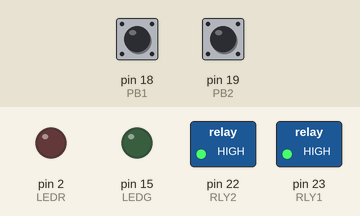
The sketch below on a simulated Arduino Mega 2560, built for the host (arithmetic inside an expression is 32-bit, double 64-bit). Shown: switched loads named in the sketch (green lamp = pin HIGH), output pins drawn as LEDs (lit = HIGH). Inputs (shaded band) come from the test bench; at power-on: pin 19 (PB2) LOW, pin 18 (PB1) HIGH.

Above: at 1.2 s.
1.3 s: pin 19 (PB2) driven HIGH
At 2.4 s:
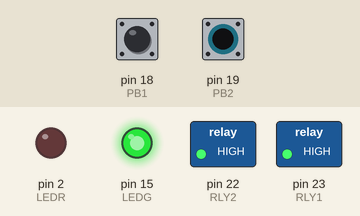
3.3 s: pin 19 (PB2) driven LOW
At 4.1 s:
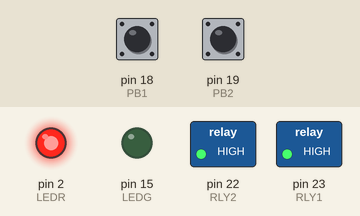
5.8 s: pin 19 (PB2) pulsed HIGH 2 times (0.12 s each, 0.3 s apart)
At 7.0 s:
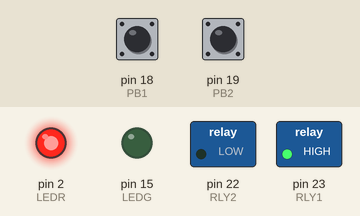
Timing chart, 0 to 8.8 s (numbered marks = the images above; inputs shaded):
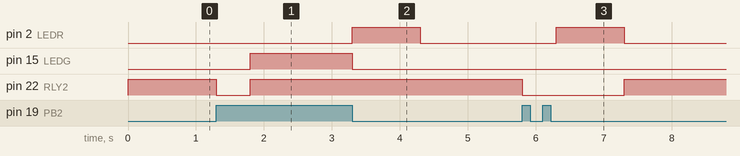

The sketch:

PB2_RiseFallEdge.ino
```cpp
#define LEDR  2
#define LEDG  15
#define RLY1  23
#define RLY2  22
#define PB1   18
#define PB2   19

void setup()
{ pinMode(LEDR,OUTPUT);
  pinMode(LEDG,OUTPUT);
  pinMode(RLY1,OUTPUT);
  pinMode(RLY2,OUTPUT);
  digitalWrite(RLY1,HIGH);
  digitalWrite(RLY2,HIGH);

  pinMode(PB1,INPUT_PULLUP);
  pinMode(PB2,INPUT_PULLDOWN);
}
void loop()
{ if(digitalRead(PB2)==1)
  { digitalWrite(RLY2,LOW);  delay(500);

    while(digitalRead(PB2)==1)
    { digitalWrite(RLY2,HIGH);
      digitalWrite(LEDG,HIGH);
    }

    digitalWrite(LEDG,LOW);
    digitalWrite(LEDR,HIGH);
    delay(1000);
  }
  if(digitalRead(PB1)==1 && digitalRead(PB2)==0)
  { digitalWrite(RLY1,HIGH);  digitalWrite(LEDR,LOW);
    digitalWrite(RLY2,HIGH);  digitalWrite(LEDG,LOW);
  }
}
```

Measured:
- after the input at 1.3 s, pin 15 (LEDG): LOW → HIGH after 0.50 s; pin 22 (RLY2): HIGH → LOW at once, → HIGH 0.50 s later
- after the input at 3.3 s, pin 2 (LEDR): LOW → HIGH at once, → LOW 1.0 s later; pin 15 (LEDG): HIGH → LOW at once
- after the input at 5.8 s, pin 2 (LEDR): LOW → HIGH after 0.50 s, → LOW 1.0 s later; pin 22 (RLY2): HIGH → LOW at once, → HIGH 1.5 s later
